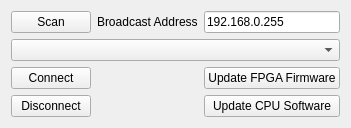
<?xml version="1.0" encoding="UTF-8"?>
<ui version="4.0">
 <class>Form</class>
 <widget class="QWidget" name="Form">
  <property name="geometry">
   <rect>
    <x>0</x>
    <y>0</y>
    <width>314</width>
    <height>125</height>
   </rect>
  </property>
  <property name="windowTitle">
   <string>FPGA TCP Connection</string>
  </property>
  <layout class="QGridLayout" name="gridLayout">
   <item row="5" column="0">
    <widget class="QPushButton" name="buttonConnect">
     <property name="text">
      <string>Connect</string>
     </property>
    </widget>
   </item>
   <item row="2" column="0">
    <widget class="QPushButton" name="buttonScan">
     <property name="text">
      <string>Scan</string>
     </property>
    </widget>
   </item>
   <item row="4" column="0" colspan="3">
    <widget class="QComboBox" name="comboDevices">
     <property name="minimumSize">
      <size>
       <width>0</width>
       <height>0</height>
      </size>
     </property>
    </widget>
   </item>
   <item row="6" column="2">
    <widget class="QPushButton" name="buttonUpdateCPU">
     <property name="text">
      <string>Update CPU Software</string>
     </property>
    </widget>
   </item>
   <item row="2" column="2">
    <widget class="QLineEdit" name="editBroadcastAddress">
     <property name="text">
      <string>192.168.0.255</string>
     </property>
    </widget>
   </item>
   <item row="2" column="1">
    <widget class="QLabel" name="label_2">
     <property name="text">
      <string>Broadcast Address</string>
     </property>
    </widget>
   </item>
   <item row="6" column="0">
    <widget class="QPushButton" name="buttonDisconnect">
     <property name="text">
      <string>Disconnect</string>
     </property>
    </widget>
   </item>
   <item row="5" column="2">
    <widget class="QPushButton" name="buttonUpdateFPGA">
     <property name="text">
      <string>Update FPGA Firmware</string>
     </property>
    </widget>
   </item>
  </layout>
 </widget>
 <resources/>
 <connections/>
</ui>
